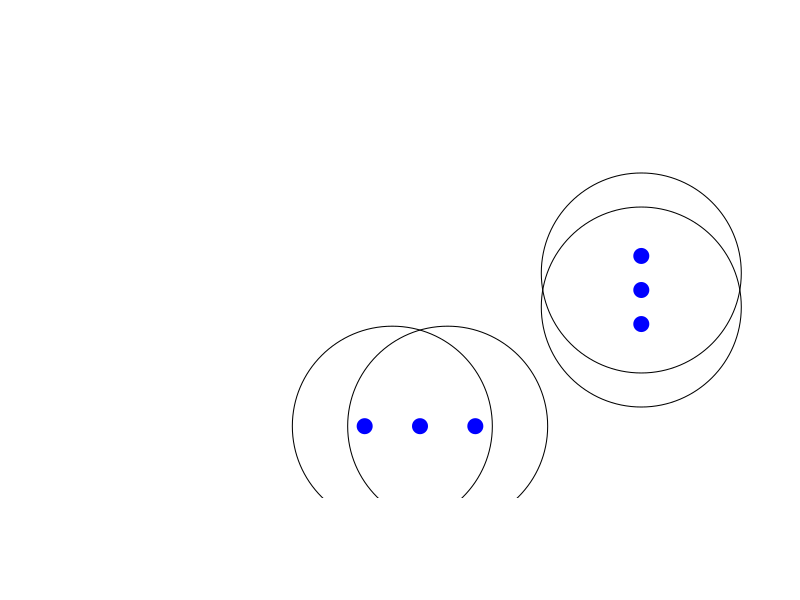

The R source for this figure:

# some code to sketch the octagon weave (1/6/07 by MAN)

weave <- function( xc, yc, angle, width )
   {
    cx <- 2
    cl <- "blue"
    
    x1 <- xc - width * cos( angle )
    x2 <- xc + width * cos( angle )
    y1 <- yc - width * sin( angle )
    y2 <- yc + width * sin( angle )

    points( c(x1,xc,x2), c(y1,yc,y2), pch=19, col=cl, cex=cx ) 
    symbols( c( (x1+xc)/2, (x2+xc)/2 ), y = c( (y1+yc)/2, (y2+yc)/2 ),
		circles = rep( width/2 , 2 ), add=T )
   }

plot( 0,0, type="n", xlim=c(-sqrt(2), sqrt(2) ), ylim=c(-sqrt(2),sqrt(2)),
		axes=F, xlab="", ylab="" )

weave( 0, -1, angle=0, width=.25 )
weave( 1, 0, angle=(pi/2), width=.25 )

